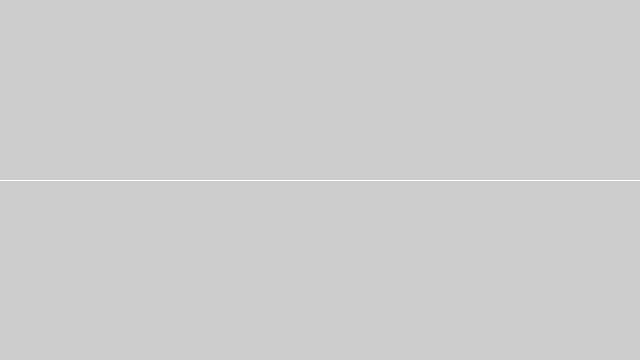
Frame 1 (no input)
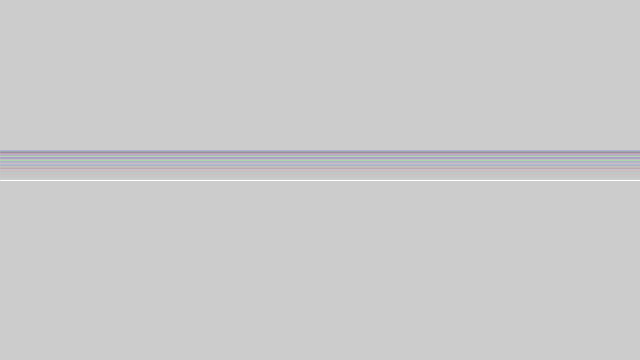
Frame 60 (the mouse pressed at the canvas centre just before this capture)
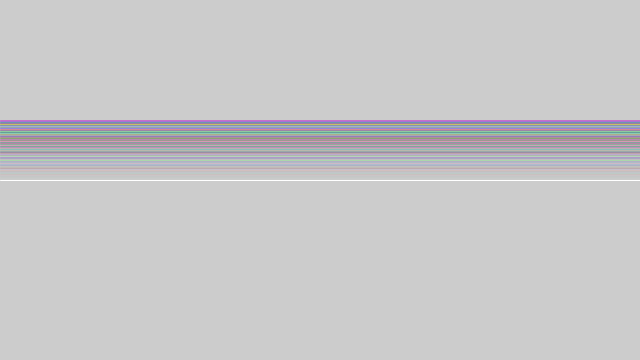
Frame 120 (the mouse held since frame 60 and released just before this capture)

The Processing sketch that drew these frames (run headless with seeded random() and noise(); from frame 60 on, the mouse is pressed at the canvas centre):

// Processing sketch: processing_134602
// ── processing_134602.pde

/**
 * Linear Motion. 
 * 
 * Changing a variable to create a moving line.  
 * When the line moves off the edge of the window, 
 * the variable is set to 0, which places the line
 * back at the bottom of the screen. 
 */

float a;
float b;

void setup() {
  size(640, 360);
  stroke(255);
  a = height/2;
}

void draw() {
  line(0, a, width, a); 
  stroke(random(0, 255), random(0, 255), random(0, 255),b);
  rect(0, height, width, a);
  fill(random(0, 255), random(0, 255), random(0, 255));
  //    background(51);
    a = a - 0.5;
    b++;
  if (a < 0) { 
    a = height;
  }
}
